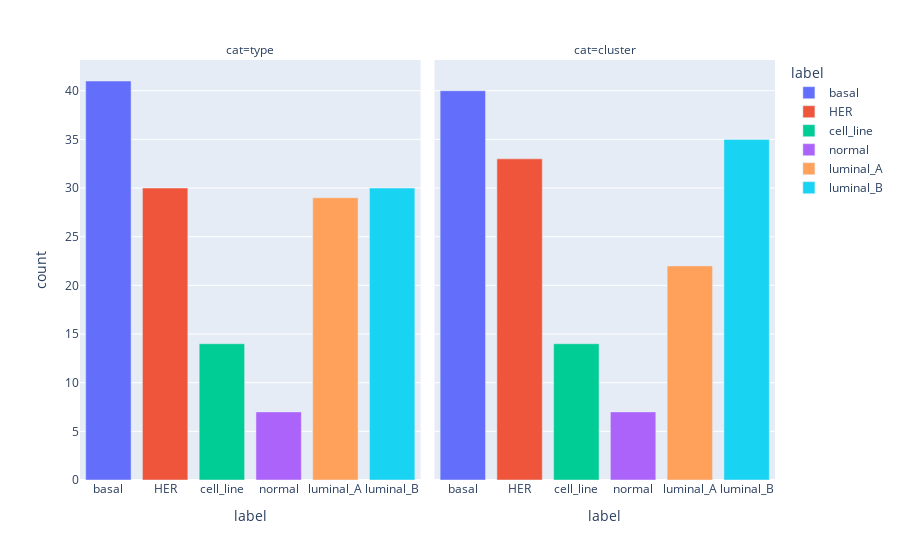

The notebook cell saved with this chart:
### Code cell
#Codigo para reasignar la etiqueta de clustering a la etiqueta mas correcta de la variable type en base a las distancias calculadas anteriormente

map_cluster = {0 : 1, #Que valor de cluster corresponde a que valor de "type" en base a distancia minima
               1 : 0,
               2 : 4,
               3 : 2,
               4 : 3,
               5 : 5}

dict_type3 = {v : k for k, v in dict_type.items()}

df_var["cluster"] = df_var["cluster"].apply(lambda x : map_cluster[x]) # Reasignar etiquetas a los clusters en base al mapeo anterior

############################################################################################

df_var_1 = pd.DataFrame(df_var.value_counts(["type"])).reset_index()  # df1 con conteos de variable "type"

df_var_1.columns = ["label", "count"]

df_var_1["cat"] = "type"

df_var_2 = pd.DataFrame(df_var.value_counts(["cluster"])).reset_index()   # df2 con conteos de variable "cluster"

df_var_2.columns = ["label", "count"]

df_var_2["cat"] = "cluster"

df_var_final_cluster = pd.concat([df_var_1, df_var_2])  # Union de los dos dfs

#############################################################################################

# grafico de representacion de conteo de la variable type comparando con el conteo de los clusters reetiquetados por distancia

df_var_final_cluster = df_var_final_cluster.sort_values("label")

df_var_final_cluster["label"] = df_var_final_cluster["label"].apply(lambda x : dict_type3[x])

# df_final_cluster["label"] = df_final_cluster["label"].astype("str")

px.bar(data_frame = df_var_final_cluster, x = "label", y = "count", color = "label", facet_col = "cat", )

### Figure 1 — Plotly figure (JSON) as saved in the notebook; plotly's stock layout.template omitted (floating-point values rounded to 4 significant figures)
{"data": [{"alignmentgroup": "True", "hovertemplate": "label=%{x}<br>cat=type<br>count=%{y}<extra></extra>", "legendgroup": "basal", "marker": {"color": "#636efa", "pattern": {"shape": ""}}, "name": "basal", "offsetgroup": "basal", "orientation": "v", "showlegend": true, "textposition": "auto", "type": "bar", "x": ["basal"], "xaxis": "x", "y": [41], "yaxis": "y"}, {"alignmentgroup": "True", "hovertemplate": "label=%{x}<br>cat=cluster<br>count=%{y}<extra></extra>", "legendgroup": "basal", "marker": {"color": "#636efa", "pattern": {"shape": ""}}, "name": "basal", "offsetgroup": "basal", "orientation": "v", "showlegend": false, "textposition": "auto", "type": "bar", "x": ["basal"], "xaxis": "x2", "y": [40], "yaxis": "y2"}, {"alignmentgroup": "True", "hovertemplate": "label=%{x}<br>cat=type<br>count=%{y}<extra></extra>", "legendgroup": "HER", "marker": {"color": "#EF553B", "pattern": {"shape": ""}}, "name": "HER", "offsetgroup": "HER", "orientation": "v", "showlegend": true, "textposition": "auto", "type": "bar", "x": ["HER"], "xaxis": "x", "y": [30], "yaxis": "y"}, {"alignmentgroup": "True", "hovertemplate": "label=%{x}<br>cat=cluster<br>count=%{y}<extra></extra>", "legendgroup": "HER", "marker": {"color": "#EF553B", "pattern": {"shape": ""}}, "name": "HER", "offsetgroup": "HER", "orientation": "v", "showlegend": false, "textposition": "auto", "type": "bar", "x": ["HER"], "xaxis": "x2", "y": [33], "yaxis": "y2"}, {"alignmentgroup": "True", "hovertemplate": "label=%{x}<br>cat=type<br>count=%{y}<extra></extra>", "legendgroup": "cell_line", "marker": {"color": "#00cc96", "pattern": {"shape": ""}}, "name": "cell_line", "offsetgroup": "cell_line", "orientation": "v", "showlegend": true, "textposition": "auto", "type": "bar", "x": ["cell_line"], "xaxis": "x", "y": [14], "yaxis": "y"}, {"alignmentgroup": "True", "hovertemplate": "label=%{x}<br>cat=cluster<br>count=%{y}<extra></extra>", "legendgroup": "cell_line", "marker": {"color": "#00cc96", "pattern": {"shape": ""}}, "name": "cell_line", "offsetgroup": "cell_line", "orientation": "v", "showlegend": false, "textposition": "auto", "type": "bar", "x": ["cell_line"], "xaxis": "x2", "y": [14], "yaxis": "y2"}, {"alignmentgroup": "True", "hovertemplate": "label=%{x}<br>cat=type<br>count=%{y}<extra></extra>", "legendgroup": "normal", "marker": {"color": "#ab63fa", "pattern": {"shape": ""}}, "name": "normal", "offsetgroup": "normal", "orientation": "v", "showlegend": true, "textposition": "auto", "type": "bar", "x": ["normal"], "xaxis": "x", "y": [7], "yaxis": "y"}, {"alignmentgroup": "True", "hovertemplate": "label=%{x}<br>cat=cluster<br>count=%{y}<extra></extra>", "legendgroup": "normal", "marker": {"color": "#ab63fa", "pattern": {"shape": ""}}, "name": "normal", "offsetgroup": "normal", "orientation": "v", "showlegend": false, "textposition": "auto", "type": "bar", "x": ["normal"], "xaxis": "x2", "y": [7], "yaxis": "y2"}, {"alignmentgroup": "True", "hovertemplate": "label=%{x}<br>cat=type<br>count=%{y}<extra></extra>", "legendgroup": "luminal_A", "marker": {"color": "#FFA15A", "pattern": {"shape": ""}}, "name": "luminal_A", "offsetgroup": "luminal_A", "orientation": "v", "showlegend": true, "textposition": "auto", "type": "bar", "x": ["luminal_A"], "xaxis": "x", "y": [29], "yaxis": "y"}, {"alignmentgroup": "True", "hovertemplate": "label=%{x}<br>cat=cluster<br>count=%{y}<extra></extra>", "legendgroup": "luminal_A", "marker": {"color": "#FFA15A", "pattern": {"shape": ""}}, "name": "luminal_A", "offsetgroup": "luminal_A", "orientation": "v", "showlegend": false, "textposition": "auto", "type": "bar", "x": ["luminal_A"], "xaxis": "x2", "y": [22], "yaxis": "y2"}, {"alignmentgroup": "True", "hovertemplate": "label=%{x}<br>cat=type<br>count=%{y}<extra></extra>", "legendgroup": "luminal_B", "marker": {"color": "#19d3f3", "pattern": {"shape": ""}}, "name": "luminal_B", "offsetgroup": "luminal_B", "orientation": "v", "showlegend": true, "textposition": "auto", "type": "bar", "x": ["luminal_B"], "xaxis": "x", "y": [30], "yaxis": "y"}, {"alignmentgroup": "True", "hovertemplate": "label=%{x}<br>cat=cluster<br>count=%{y}<extra></extra>", "legendgroup": "luminal_B", "marker": {"color": "#19d3f3", "pattern": {"shape": ""}}, "name": "luminal_B", "offsetgroup": "luminal_B", "orientation": "v", "showlegend": false, "textposition": "auto", "type": "bar", "x": ["luminal_B"], "xaxis": "x2", "y": [35], "yaxis": "y2"}], "layout": {"annotations": [{"font": {}, "showarrow": false, "text": "cat=type", "x": 0.245, "xanchor": "center", "xref": "paper", "y": 1, "yanchor": "bottom", "yref": "paper"}, {"font": {}, "showarrow": false, "text": "cat=cluster", "x": 0.755, "xanchor": "center", "xref": "paper", "y": 1, "yanchor": "bottom", "yref": "paper"}], "barmode": "relative", "legend": {"title": {"text": "label"}, "tracegroupgap": 0}, "margin": {"t": 60}, "xaxis": {"anchor": "y", "categoryarray": ["basal", "HER", "cell_line", "normal", "luminal_A", "luminal_B"], "categoryorder": "array", "domain": [0, 0.49], "title": {"text": "label"}}, "xaxis2": {"anchor": "y2", "categoryarray": ["basal", "HER", "cell_line", "normal", "luminal_A", "luminal_B"], "categoryorder": "array", "domain": [0.51, 1], "matches": "x", "title": {"text": "label"}}, "yaxis": {"anchor": "x", "domain": [0, 1], "title": {"text": "count"}}, "yaxis2": {"anchor": "x2", "domain": [0, 1], "matches": "y", "showticklabels": false}}}
